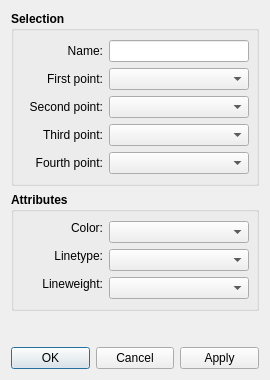
<?xml version="1.0" encoding="UTF-8"?>
<ui version="4.0">
 <class>DialogCubicBezier</class>
 <widget class="QDialog" name="DialogCubicBezier">
  <property name="geometry">
   <rect>
    <x>0</x>
    <y>0</y>
    <width>270</width>
    <height>380</height>
   </rect>
  </property>
  <property name="minimumSize">
   <size>
    <width>270</width>
    <height>0</height>
   </size>
  </property>
  <property name="windowTitle">
   <string>Curve - Fixed</string>
  </property>
  <property name="windowIcon">
   <iconset resource="../../../vmisc/share/resources/icon.qrc">
    <normaloff>:/icon/64x64/icon64x64.png</normaloff>:/icon/64x64/icon64x64.png</iconset>
  </property>
  <layout class="QVBoxLayout" name="verticalLayout_2">
   <item>
    <widget class="QGroupBox" name="selection_GroupBox">
     <property name="sizePolicy">
      <sizepolicy hsizetype="Expanding" vsizetype="Preferred">
       <horstretch>0</horstretch>
       <verstretch>0</verstretch>
      </sizepolicy>
     </property>
     <property name="font">
      <font>
       <pointsize>9</pointsize>
       <weight>75</weight>
       <bold>true</bold>
      </font>
     </property>
     <property name="title">
      <string>Selection</string>
     </property>
     <layout class="QVBoxLayout" name="verticalLayout">
      <item>
       <layout class="QFormLayout" name="formLayout">
        <item row="0" column="0">
         <widget class="QLabel" name="labelName">
          <property name="minimumSize">
           <size>
            <width>80</width>
            <height>0</height>
           </size>
          </property>
          <property name="font">
           <font>
            <weight>50</weight>
            <bold>false</bold>
           </font>
          </property>
          <property name="text">
           <string>Name:</string>
          </property>
          <property name="alignment">
           <set>Qt::AlignRight|Qt::AlignTrailing|Qt::AlignVCenter</set>
          </property>
         </widget>
        </item>
        <item row="0" column="1">
         <widget class="QLineEdit" name="lineEditSplineName">
          <property name="sizePolicy">
           <sizepolicy hsizetype="Expanding" vsizetype="Fixed">
            <horstretch>0</horstretch>
            <verstretch>0</verstretch>
           </sizepolicy>
          </property>
          <property name="minimumSize">
           <size>
            <width>140</width>
            <height>0</height>
           </size>
          </property>
          <property name="font">
           <font>
            <weight>50</weight>
            <bold>false</bold>
           </font>
          </property>
          <property name="readOnly">
           <bool>true</bool>
          </property>
         </widget>
        </item>
        <item row="1" column="0">
         <widget class="QLabel" name="labelFirstPoint">
          <property name="minimumSize">
           <size>
            <width>80</width>
            <height>0</height>
           </size>
          </property>
          <property name="font">
           <font>
            <weight>50</weight>
            <bold>false</bold>
           </font>
          </property>
          <property name="text">
           <string>First point:</string>
          </property>
          <property name="alignment">
           <set>Qt::AlignRight|Qt::AlignTrailing|Qt::AlignVCenter</set>
          </property>
         </widget>
        </item>
        <item row="1" column="1">
         <widget class="QComboBox" name="comboBoxP1">
          <property name="sizePolicy">
           <sizepolicy hsizetype="Expanding" vsizetype="Fixed">
            <horstretch>0</horstretch>
            <verstretch>0</verstretch>
           </sizepolicy>
          </property>
          <property name="minimumSize">
           <size>
            <width>140</width>
            <height>0</height>
           </size>
          </property>
          <property name="font">
           <font>
            <weight>50</weight>
            <bold>false</bold>
           </font>
          </property>
         </widget>
        </item>
        <item row="2" column="0">
         <widget class="QLabel" name="labelSecondPoint">
          <property name="minimumSize">
           <size>
            <width>80</width>
            <height>0</height>
           </size>
          </property>
          <property name="font">
           <font>
            <weight>50</weight>
            <bold>false</bold>
           </font>
          </property>
          <property name="text">
           <string>Second point:</string>
          </property>
          <property name="alignment">
           <set>Qt::AlignRight|Qt::AlignTrailing|Qt::AlignVCenter</set>
          </property>
         </widget>
        </item>
        <item row="2" column="1">
         <widget class="QComboBox" name="comboBoxP2">
          <property name="sizePolicy">
           <sizepolicy hsizetype="Expanding" vsizetype="Fixed">
            <horstretch>0</horstretch>
            <verstretch>0</verstretch>
           </sizepolicy>
          </property>
          <property name="minimumSize">
           <size>
            <width>140</width>
            <height>0</height>
           </size>
          </property>
          <property name="font">
           <font>
            <weight>50</weight>
            <bold>false</bold>
           </font>
          </property>
         </widget>
        </item>
        <item row="3" column="0">
         <widget class="QLabel" name="labelThirdPoint">
          <property name="minimumSize">
           <size>
            <width>80</width>
            <height>0</height>
           </size>
          </property>
          <property name="font">
           <font>
            <weight>50</weight>
            <bold>false</bold>
           </font>
          </property>
          <property name="text">
           <string>Third point:</string>
          </property>
          <property name="alignment">
           <set>Qt::AlignRight|Qt::AlignTrailing|Qt::AlignVCenter</set>
          </property>
         </widget>
        </item>
        <item row="3" column="1">
         <widget class="QComboBox" name="comboBoxP3">
          <property name="sizePolicy">
           <sizepolicy hsizetype="Expanding" vsizetype="Fixed">
            <horstretch>0</horstretch>
            <verstretch>0</verstretch>
           </sizepolicy>
          </property>
          <property name="minimumSize">
           <size>
            <width>140</width>
            <height>0</height>
           </size>
          </property>
          <property name="font">
           <font>
            <weight>50</weight>
            <bold>false</bold>
           </font>
          </property>
         </widget>
        </item>
        <item row="4" column="0">
         <widget class="QLabel" name="labelForthPoint">
          <property name="minimumSize">
           <size>
            <width>80</width>
            <height>0</height>
           </size>
          </property>
          <property name="font">
           <font>
            <weight>50</weight>
            <bold>false</bold>
           </font>
          </property>
          <property name="text">
           <string>Fourth point:</string>
          </property>
          <property name="alignment">
           <set>Qt::AlignRight|Qt::AlignTrailing|Qt::AlignVCenter</set>
          </property>
         </widget>
        </item>
        <item row="4" column="1">
         <widget class="QComboBox" name="comboBoxP4">
          <property name="sizePolicy">
           <sizepolicy hsizetype="Expanding" vsizetype="Fixed">
            <horstretch>0</horstretch>
            <verstretch>0</verstretch>
           </sizepolicy>
          </property>
          <property name="minimumSize">
           <size>
            <width>140</width>
            <height>0</height>
           </size>
          </property>
          <property name="font">
           <font>
            <weight>50</weight>
            <bold>false</bold>
           </font>
          </property>
         </widget>
        </item>
       </layout>
      </item>
     </layout>
    </widget>
   </item>
   <item>
    <widget class="QGroupBox" name="attributes_GroupBox_2">
     <property name="sizePolicy">
      <sizepolicy hsizetype="Expanding" vsizetype="Preferred">
       <horstretch>0</horstretch>
       <verstretch>0</verstretch>
      </sizepolicy>
     </property>
     <property name="minimumSize">
      <size>
       <width>240</width>
       <height>0</height>
      </size>
     </property>
     <property name="font">
      <font>
       <pointsize>9</pointsize>
       <weight>75</weight>
       <bold>true</bold>
      </font>
     </property>
     <property name="title">
      <string>Attributes</string>
     </property>
     <layout class="QVBoxLayout" name="verticalLayout_4">
      <item>
       <layout class="QFormLayout" name="formLayout_2">
        <item row="1" column="0">
         <widget class="QLabel" name="lineType_Label">
          <property name="sizePolicy">
           <sizepolicy hsizetype="MinimumExpanding" vsizetype="Fixed">
            <horstretch>0</horstretch>
            <verstretch>0</verstretch>
           </sizepolicy>
          </property>
          <property name="minimumSize">
           <size>
            <width>80</width>
            <height>0</height>
           </size>
          </property>
          <property name="maximumSize">
           <size>
            <width>16777215</width>
            <height>16777215</height>
           </size>
          </property>
          <property name="font">
           <font>
            <pointsize>9</pointsize>
            <weight>50</weight>
            <bold>false</bold>
           </font>
          </property>
          <property name="text">
           <string>Linetype:</string>
          </property>
          <property name="alignment">
           <set>Qt::AlignRight|Qt::AlignTrailing|Qt::AlignVCenter</set>
          </property>
         </widget>
        </item>
        <item row="1" column="1">
         <widget class="LineTypeComboBox" name="lineType_ComboBox">
          <property name="sizePolicy">
           <sizepolicy hsizetype="Expanding" vsizetype="Fixed">
            <horstretch>0</horstretch>
            <verstretch>0</verstretch>
           </sizepolicy>
          </property>
          <property name="minimumSize">
           <size>
            <width>140</width>
            <height>0</height>
           </size>
          </property>
          <property name="maximumSize">
           <size>
            <width>16777215</width>
            <height>16777215</height>
           </size>
          </property>
          <property name="font">
           <font>
            <pointsize>9</pointsize>
            <weight>50</weight>
            <bold>false</bold>
           </font>
          </property>
         </widget>
        </item>
        <item row="2" column="0">
         <widget class="QLabel" name="lineWeight_Label">
          <property name="sizePolicy">
           <sizepolicy hsizetype="MinimumExpanding" vsizetype="Fixed">
            <horstretch>0</horstretch>
            <verstretch>0</verstretch>
           </sizepolicy>
          </property>
          <property name="minimumSize">
           <size>
            <width>80</width>
            <height>0</height>
           </size>
          </property>
          <property name="maximumSize">
           <size>
            <width>16777215</width>
            <height>16777215</height>
           </size>
          </property>
          <property name="font">
           <font>
            <pointsize>9</pointsize>
            <weight>50</weight>
            <bold>false</bold>
           </font>
          </property>
          <property name="text">
           <string>Lineweight:</string>
          </property>
          <property name="alignment">
           <set>Qt::AlignRight|Qt::AlignTrailing|Qt::AlignVCenter</set>
          </property>
         </widget>
        </item>
        <item row="2" column="1">
         <widget class="LineWeightComboBox" name="lineWeight_ComboBox">
          <property name="sizePolicy">
           <sizepolicy hsizetype="Expanding" vsizetype="Fixed">
            <horstretch>0</horstretch>
            <verstretch>0</verstretch>
           </sizepolicy>
          </property>
          <property name="minimumSize">
           <size>
            <width>140</width>
            <height>0</height>
           </size>
          </property>
          <property name="font">
           <font>
            <pointsize>9</pointsize>
            <weight>50</weight>
            <bold>false</bold>
           </font>
          </property>
         </widget>
        </item>
        <item row="0" column="0">
         <widget class="QLabel" name="lineColor_Label">
          <property name="sizePolicy">
           <sizepolicy hsizetype="MinimumExpanding" vsizetype="Fixed">
            <horstretch>0</horstretch>
            <verstretch>0</verstretch>
           </sizepolicy>
          </property>
          <property name="minimumSize">
           <size>
            <width>80</width>
            <height>0</height>
           </size>
          </property>
          <property name="maximumSize">
           <size>
            <width>16777215</width>
            <height>16777215</height>
           </size>
          </property>
          <property name="font">
           <font>
            <pointsize>9</pointsize>
            <weight>50</weight>
            <bold>false</bold>
           </font>
          </property>
          <property name="text">
           <string>Color:</string>
          </property>
          <property name="alignment">
           <set>Qt::AlignRight|Qt::AlignTrailing|Qt::AlignVCenter</set>
          </property>
         </widget>
        </item>
        <item row="0" column="1">
         <widget class="ColorComboBox" name="lineColor_ComboBox">
          <property name="sizePolicy">
           <sizepolicy hsizetype="Expanding" vsizetype="Fixed">
            <horstretch>0</horstretch>
            <verstretch>0</verstretch>
           </sizepolicy>
          </property>
          <property name="minimumSize">
           <size>
            <width>140</width>
            <height>0</height>
           </size>
          </property>
          <property name="font">
           <font>
            <pointsize>9</pointsize>
            <weight>50</weight>
            <bold>false</bold>
           </font>
          </property>
         </widget>
        </item>
       </layout>
      </item>
     </layout>
    </widget>
   </item>
   <item>
    <spacer name="verticalSpacer">
     <property name="orientation">
      <enum>Qt::Vertical</enum>
     </property>
     <property name="sizeHint" stdset="0">
      <size>
       <width>20</width>
       <height>50</height>
      </size>
     </property>
    </spacer>
   </item>
   <item>
    <widget class="QDialogButtonBox" name="buttonBox">
     <property name="orientation">
      <enum>Qt::Horizontal</enum>
     </property>
     <property name="standardButtons">
      <set>QDialogButtonBox::Apply|QDialogButtonBox::Cancel|QDialogButtonBox::Ok</set>
     </property>
    </widget>
   </item>
  </layout>
 </widget>
 <customwidgets>
  <customwidget>
   <class>ColorComboBox</class>
   <extends>QComboBox</extends>
   <header location="global">color_combobox.h</header>
  </customwidget>
  <customwidget>
   <class>LineTypeComboBox</class>
   <extends>QComboBox</extends>
   <header location="global">linetype_combobox.h</header>
  </customwidget>
  <customwidget>
   <class>LineWeightComboBox</class>
   <extends>QComboBox</extends>
   <header location="global">lineweight_combobox.h</header>
  </customwidget>
 </customwidgets>
 <resources>
  <include location="../../../vmisc/share/resources/icon.qrc"/>
 </resources>
 <connections>
  <connection>
   <sender>buttonBox</sender>
   <signal>accepted()</signal>
   <receiver>DialogCubicBezier</receiver>
   <slot>accept()</slot>
   <hints>
    <hint type="sourcelabel">
     <x>248</x>
     <y>254</y>
    </hint>
    <hint type="destinationlabel">
     <x>157</x>
     <y>274</y>
    </hint>
   </hints>
  </connection>
  <connection>
   <sender>buttonBox</sender>
   <signal>rejected()</signal>
   <receiver>DialogCubicBezier</receiver>
   <slot>reject()</slot>
   <hints>
    <hint type="sourcelabel">
     <x>316</x>
     <y>260</y>
    </hint>
    <hint type="destinationlabel">
     <x>286</x>
     <y>274</y>
    </hint>
   </hints>
  </connection>
 </connections>
</ui>
